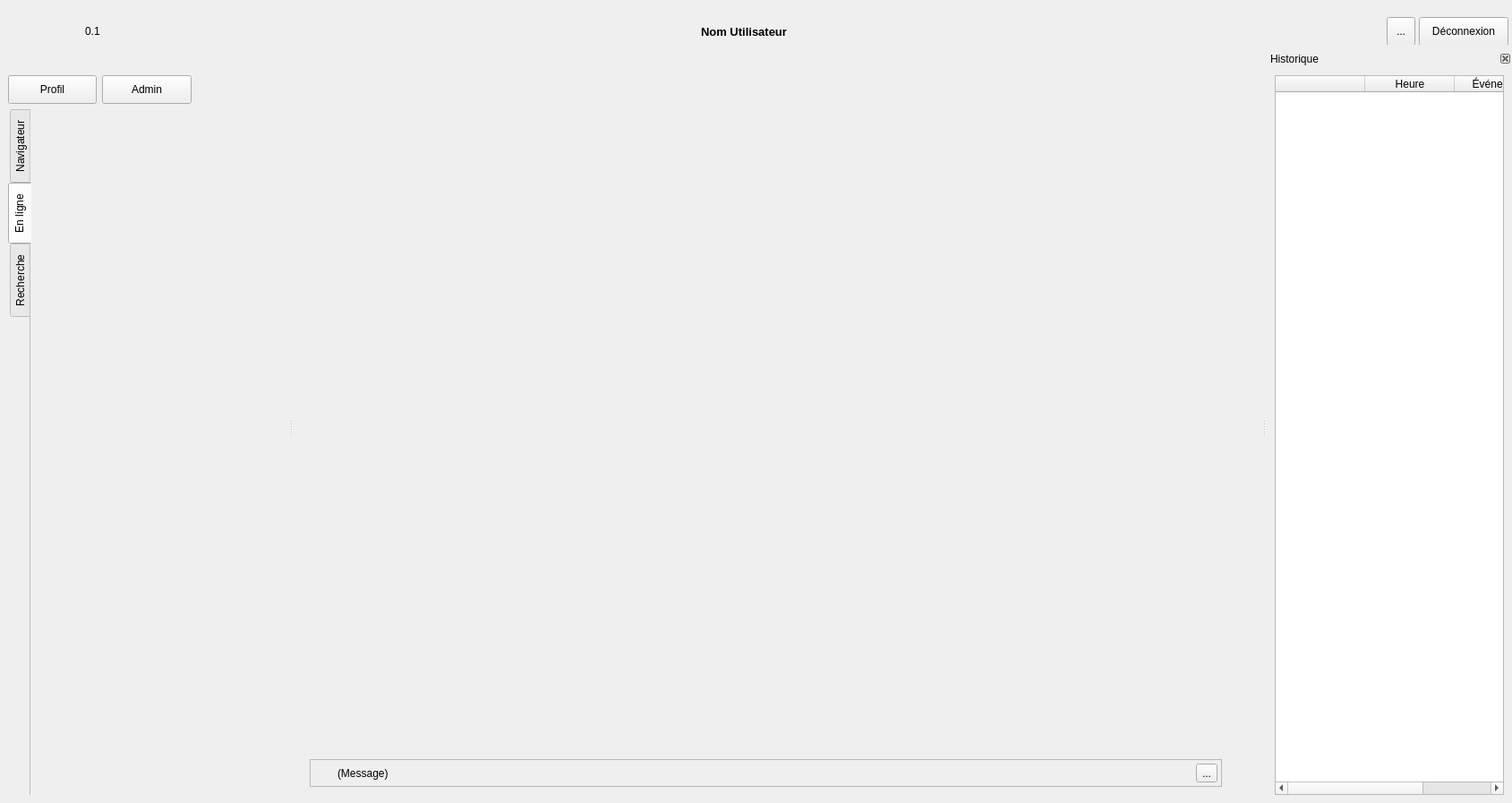
<?xml version="1.0" encoding="UTF-8"?>
<ui version="4.0">
 <class>MainWindow</class>
 <widget class="QMainWindow" name="MainWindow">
  <property name="geometry">
   <rect>
    <x>0</x>
    <y>0</y>
    <width>1107</width>
    <height>897</height>
   </rect>
  </property>
  <property name="windowTitle">
   <string>OpenTeraPlus</string>
  </property>
  <property name="windowIcon">
   <iconset resource="../resources/TeraClient.qrc">
    <normaloff>:/icons/OpenTeraPlus.ico</normaloff>:/icons/OpenTeraPlus.ico</iconset>
  </property>
  <property name="autoFillBackground">
   <bool>true</bool>
  </property>
  <property name="styleSheet">
   <string notr="true">/*QFrame{background-color: rgba(100,100,100,10%); }*/
QLabel#lblLogo, QLabel#lblVersion, QLabel#lblUser{background-color:transparent;}
</string>
  </property>
  <widget class="QWidget" name="centralwidget">
   <layout class="QVBoxLayout" name="verticalLayout_2">
    <item>
     <widget class="QSplitter" name="splitter_4">
      <property name="sizePolicy">
       <sizepolicy hsizetype="MinimumExpanding" vsizetype="Expanding">
        <horstretch>0</horstretch>
        <verstretch>0</verstretch>
       </sizepolicy>
      </property>
      <property name="orientation">
       <enum>Qt::Vertical</enum>
      </property>
      <widget class="QWidget" name="wdgMainTop" native="true">
       <property name="sizePolicy">
        <sizepolicy hsizetype="MinimumExpanding" vsizetype="Preferred">
         <horstretch>0</horstretch>
         <verstretch>0</verstretch>
        </sizepolicy>
       </property>
       <layout class="QVBoxLayout" name="verticalLayout_7">
        <property name="leftMargin">
         <number>0</number>
        </property>
        <property name="topMargin">
         <number>0</number>
        </property>
        <property name="rightMargin">
         <number>0</number>
        </property>
        <property name="bottomMargin">
         <number>0</number>
        </property>
       </layout>
      </widget>
     </widget>
    </item>
    <item>
     <widget class="QFrame" name="frameCentralBottom">
      <property name="sizePolicy">
       <sizepolicy hsizetype="MinimumExpanding" vsizetype="Maximum">
        <horstretch>0</horstretch>
        <verstretch>0</verstretch>
       </sizepolicy>
      </property>
      <property name="minimumSize">
       <size>
        <width>0</width>
        <height>40</height>
       </size>
      </property>
      <layout class="QHBoxLayout" name="horizontalLayout_2">
       <item>
        <widget class="QFrame" name="frameMessages">
         <property name="sizePolicy">
          <sizepolicy hsizetype="MinimumExpanding" vsizetype="Expanding">
           <horstretch>0</horstretch>
           <verstretch>0</verstretch>
          </sizepolicy>
         </property>
         <property name="maximumSize">
          <size>
           <width>16777215</width>
           <height>32</height>
          </size>
         </property>
         <property name="frameShape">
          <enum>QFrame::StyledPanel</enum>
         </property>
         <property name="frameShadow">
          <enum>QFrame::Raised</enum>
         </property>
         <layout class="QHBoxLayout" name="horizontalLayout_4">
          <property name="leftMargin">
           <number>4</number>
          </property>
          <property name="topMargin">
           <number>4</number>
          </property>
          <property name="rightMargin">
           <number>4</number>
          </property>
          <property name="bottomMargin">
           <number>4</number>
          </property>
          <item>
           <widget class="QLabel" name="icoMessage">
            <property name="minimumSize">
             <size>
              <width>20</width>
              <height>20</height>
             </size>
            </property>
            <property name="maximumSize">
             <size>
              <width>20</width>
              <height>20</height>
             </size>
            </property>
            <property name="text">
             <string/>
            </property>
            <property name="pixmap">
             <pixmap resource="../resources/TeraClient.qrc">:/icons/warning.png</pixmap>
            </property>
            <property name="scaledContents">
             <bool>true</bool>
            </property>
           </widget>
          </item>
          <item>
           <widget class="QLabel" name="lblMessage">
            <property name="sizePolicy">
             <sizepolicy hsizetype="MinimumExpanding" vsizetype="Expanding">
              <horstretch>0</horstretch>
              <verstretch>0</verstretch>
             </sizepolicy>
            </property>
            <property name="text">
             <string>(Message)</string>
            </property>
           </widget>
          </item>
          <item>
           <widget class="QToolButton" name="btnCloseMessage">
            <property name="cursor">
             <cursorShape>PointingHandCursor</cursorShape>
            </property>
            <property name="text">
             <string>...</string>
            </property>
            <property name="icon">
             <iconset resource="../resources/TeraClient.qrc">
              <normaloff>:/icons/delete_old.png</normaloff>:/icons/delete_old.png</iconset>
            </property>
           </widget>
          </item>
         </layout>
        </widget>
       </item>
       <item alignment="Qt::AlignRight">
        <widget class="QLabel" name="icoLoading">
         <property name="sizePolicy">
          <sizepolicy hsizetype="Fixed" vsizetype="Fixed">
           <horstretch>0</horstretch>
           <verstretch>0</verstretch>
          </sizepolicy>
         </property>
         <property name="minimumSize">
          <size>
           <width>20</width>
           <height>20</height>
          </size>
         </property>
         <property name="maximumSize">
          <size>
           <width>20</width>
           <height>20</height>
          </size>
         </property>
         <property name="text">
          <string/>
         </property>
         <property name="pixmap">
          <pixmap resource="../resources/TeraClient.qrc">:/status/loading.gif</pixmap>
         </property>
         <property name="scaledContents">
          <bool>true</bool>
         </property>
        </widget>
       </item>
      </layout>
     </widget>
    </item>
   </layout>
  </widget>
  <widget class="QDockWidget" name="dockerTop">
   <property name="sizePolicy">
    <sizepolicy hsizetype="Preferred" vsizetype="Fixed">
     <horstretch>0</horstretch>
     <verstretch>0</verstretch>
    </sizepolicy>
   </property>
   <property name="minimumSize">
    <size>
     <width>1689</width>
     <height>50</height>
    </size>
   </property>
   <property name="maximumSize">
    <size>
     <width>524287</width>
     <height>50</height>
    </size>
   </property>
   <property name="styleSheet">
    <string notr="true"/>
   </property>
   <property name="features">
    <set>QDockWidget::NoDockWidgetFeatures</set>
   </property>
   <property name="allowedAreas">
    <set>Qt::TopDockWidgetArea</set>
   </property>
   <attribute name="dockWidgetArea">
    <number>4</number>
   </attribute>
   <widget class="QWidget" name="docketTopWidget">
    <layout class="QHBoxLayout" name="horizontalLayout_3">
     <property name="spacing">
      <number>4</number>
     </property>
     <property name="leftMargin">
      <number>4</number>
     </property>
     <property name="topMargin">
      <number>0</number>
     </property>
     <property name="rightMargin">
      <number>4</number>
     </property>
     <property name="bottomMargin">
      <number>4</number>
     </property>
     <item>
      <widget class="ClickableLabel" name="lblLogo">
       <property name="sizePolicy">
        <sizepolicy hsizetype="Fixed" vsizetype="Fixed">
         <horstretch>0</horstretch>
         <verstretch>0</verstretch>
        </sizepolicy>
       </property>
       <property name="minimumSize">
        <size>
         <width>87</width>
         <height>50</height>
        </size>
       </property>
       <property name="maximumSize">
        <size>
         <width>87</width>
         <height>50</height>
        </size>
       </property>
       <property name="text">
        <string/>
       </property>
       <property name="pixmap">
        <pixmap resource="../resources/TeraClient.qrc">:/logos/LogoOpenTeraPlus.png</pixmap>
       </property>
       <property name="scaledContents">
        <bool>true</bool>
       </property>
      </widget>
     </item>
     <item>
      <widget class="QLabel" name="lblVersion">
       <property name="minimumSize">
        <size>
         <width>0</width>
         <height>32</height>
        </size>
       </property>
       <property name="text">
        <string>0.1</string>
       </property>
       <property name="alignment">
        <set>Qt::AlignLeading|Qt::AlignLeft|Qt::AlignVCenter</set>
       </property>
      </widget>
     </item>
     <item>
      <spacer name="horizontalSpacer">
       <property name="orientation">
        <enum>Qt::Horizontal</enum>
       </property>
       <property name="sizeHint" stdset="0">
        <size>
         <width>40</width>
         <height>20</height>
        </size>
       </property>
      </spacer>
     </item>
     <item>
      <widget class="QLabel" name="lblUser">
       <property name="sizePolicy">
        <sizepolicy hsizetype="Preferred" vsizetype="Maximum">
         <horstretch>0</horstretch>
         <verstretch>0</verstretch>
        </sizepolicy>
       </property>
       <property name="minimumSize">
        <size>
         <width>0</width>
         <height>32</height>
        </size>
       </property>
       <property name="font">
        <font>
         <pointsize>10</pointsize>
         <weight>75</weight>
         <bold>true</bold>
        </font>
       </property>
       <property name="text">
        <string>Nom Utilisateur</string>
       </property>
       <property name="alignment">
        <set>Qt::AlignLeading|Qt::AlignLeft|Qt::AlignVCenter</set>
       </property>
      </widget>
     </item>
     <item>
      <spacer name="horizontalSpacer_2">
       <property name="orientation">
        <enum>Qt::Horizontal</enum>
       </property>
       <property name="sizeHint" stdset="0">
        <size>
         <width>40</width>
         <height>20</height>
        </size>
       </property>
      </spacer>
     </item>
     <item>
      <widget class="QToolButton" name="btnLog">
       <property name="minimumSize">
        <size>
         <width>32</width>
         <height>32</height>
        </size>
       </property>
       <property name="cursor">
        <cursorShape>PointingHandCursor</cursorShape>
       </property>
       <property name="toolTip">
        <string>Historique</string>
       </property>
       <property name="text">
        <string>...</string>
       </property>
       <property name="icon">
        <iconset resource="../resources/TeraClient.qrc">
         <normaloff>:/icons/history.png</normaloff>:/icons/history.png</iconset>
       </property>
       <property name="iconSize">
        <size>
         <width>24</width>
         <height>24</height>
        </size>
       </property>
       <property name="checkable">
        <bool>true</bool>
       </property>
      </widget>
     </item>
     <item alignment="Qt::AlignRight">
      <widget class="QPushButton" name="btnLogout">
       <property name="minimumSize">
        <size>
         <width>100</width>
         <height>32</height>
        </size>
       </property>
       <property name="cursor">
        <cursorShape>PointingHandCursor</cursorShape>
       </property>
       <property name="text">
        <string>Déconnexion</string>
       </property>
       <property name="icon">
        <iconset resource="../resources/TeraClient.qrc">
         <normaloff>:/icons/unlock.png</normaloff>:/icons/unlock.png</iconset>
       </property>
      </widget>
     </item>
    </layout>
   </widget>
  </widget>
  <widget class="QDockWidget" name="dockerLeft">
   <property name="features">
    <set>QDockWidget::NoDockWidgetFeatures</set>
   </property>
   <property name="allowedAreas">
    <set>Qt::LeftDockWidgetArea</set>
   </property>
   <attribute name="dockWidgetArea">
    <number>1</number>
   </attribute>
   <widget class="QWidget" name="dockWidgetContents">
    <layout class="QVBoxLayout" name="verticalLayout_3">
     <item>
      <layout class="QHBoxLayout" name="horizontalLayout_6">
       <item>
        <widget class="QPushButton" name="btnEditUser">
         <property name="sizePolicy">
          <sizepolicy hsizetype="Expanding" vsizetype="Fixed">
           <horstretch>0</horstretch>
           <verstretch>0</verstretch>
          </sizepolicy>
         </property>
         <property name="minimumSize">
          <size>
           <width>0</width>
           <height>32</height>
          </size>
         </property>
         <property name="maximumSize">
          <size>
           <width>100</width>
           <height>16777215</height>
          </size>
         </property>
         <property name="cursor">
          <cursorShape>PointingHandCursor</cursorShape>
         </property>
         <property name="text">
          <string>Profil</string>
         </property>
         <property name="icon">
          <iconset resource="../resources/TeraClient.qrc">
           <normaloff>:/icons/user_info.png</normaloff>:/icons/user_info.png</iconset>
         </property>
         <property name="iconSize">
          <size>
           <width>20</width>
           <height>20</height>
          </size>
         </property>
        </widget>
       </item>
       <item>
        <widget class="QPushButton" name="btnConfig">
         <property name="sizePolicy">
          <sizepolicy hsizetype="Expanding" vsizetype="Fixed">
           <horstretch>0</horstretch>
           <verstretch>0</verstretch>
          </sizepolicy>
         </property>
         <property name="minimumSize">
          <size>
           <width>0</width>
           <height>32</height>
          </size>
         </property>
         <property name="maximumSize">
          <size>
           <width>100</width>
           <height>16777215</height>
          </size>
         </property>
         <property name="cursor">
          <cursorShape>PointingHandCursor</cursorShape>
         </property>
         <property name="text">
          <string>Admin</string>
         </property>
         <property name="icon">
          <iconset resource="../resources/TeraClient.qrc">
           <normaloff>:/icons/config.png</normaloff>:/icons/config.png</iconset>
         </property>
         <property name="iconSize">
          <size>
           <width>20</width>
           <height>20</height>
          </size>
         </property>
        </widget>
       </item>
       <item>
        <spacer name="horizontalSpacer_3">
         <property name="orientation">
          <enum>Qt::Horizontal</enum>
         </property>
         <property name="sizeHint" stdset="0">
          <size>
           <width>40</width>
           <height>20</height>
          </size>
         </property>
        </spacer>
       </item>
      </layout>
     </item>
     <item>
      <widget class="QSplitter" name="splitterLeft">
       <property name="sizePolicy">
        <sizepolicy hsizetype="Preferred" vsizetype="Preferred">
         <horstretch>0</horstretch>
         <verstretch>0</verstretch>
        </sizepolicy>
       </property>
       <property name="orientation">
        <enum>Qt::Vertical</enum>
       </property>
       <widget class="QTabWidget" name="tabMainMenu">
        <property name="sizePolicy">
         <sizepolicy hsizetype="Expanding" vsizetype="MinimumExpanding">
          <horstretch>0</horstretch>
          <verstretch>0</verstretch>
         </sizepolicy>
        </property>
        <property name="tabPosition">
         <enum>QTabWidget::West</enum>
        </property>
        <property name="currentIndex">
         <number>1</number>
        </property>
        <property name="iconSize">
         <size>
          <width>16</width>
          <height>16</height>
         </size>
        </property>
        <property name="usesScrollButtons">
         <bool>false</bool>
        </property>
        <property name="documentMode">
         <bool>true</bool>
        </property>
        <widget class="QWidget" name="tabProjectNavigator">
         <attribute name="icon">
          <iconset resource="../resources/TeraClient.qrc">
           <normaloff>:/icons/project.png</normaloff>:/icons/project.png</iconset>
         </attribute>
         <attribute name="title">
          <string>Navigateur</string>
         </attribute>
         <layout class="QVBoxLayout" name="verticalLayout_5">
          <property name="leftMargin">
           <number>4</number>
          </property>
          <property name="topMargin">
           <number>4</number>
          </property>
          <property name="rightMargin">
           <number>4</number>
          </property>
          <property name="bottomMargin">
           <number>4</number>
          </property>
          <item>
           <widget class="ProjectNavigator" name="projNavigator" native="true">
            <property name="sizePolicy">
             <sizepolicy hsizetype="Expanding" vsizetype="Preferred">
              <horstretch>0</horstretch>
              <verstretch>0</verstretch>
             </sizepolicy>
            </property>
           </widget>
          </item>
         </layout>
        </widget>
        <widget class="QWidget" name="tabOnline">
         <property name="sizePolicy">
          <sizepolicy hsizetype="Preferred" vsizetype="MinimumExpanding">
           <horstretch>0</horstretch>
           <verstretch>0</verstretch>
          </sizepolicy>
         </property>
         <attribute name="icon">
          <iconset resource="../resources/TeraClient.qrc">
           <normaloff>:/status/status_ok.png</normaloff>:/status/status_ok.png</iconset>
         </attribute>
         <attribute name="title">
          <string>En ligne</string>
         </attribute>
         <layout class="QVBoxLayout" name="verticalLayout_4">
          <property name="sizeConstraint">
           <enum>QLayout::SetMinAndMaxSize</enum>
          </property>
          <property name="leftMargin">
           <number>4</number>
          </property>
          <property name="topMargin">
           <number>4</number>
          </property>
          <property name="rightMargin">
           <number>4</number>
          </property>
          <property name="bottomMargin">
           <number>4</number>
          </property>
          <item>
           <widget class="OnlineManagerWidget" name="onlineManager" native="true"/>
          </item>
         </layout>
        </widget>
        <widget class="QWidget" name="tabSearch">
         <attribute name="icon">
          <iconset resource="../resources/TeraClient.qrc">
           <normaloff>:/icons/search.png</normaloff>:/icons/search.png</iconset>
         </attribute>
         <attribute name="title">
          <string>Recherche</string>
         </attribute>
         <layout class="QVBoxLayout" name="verticalLayout">
          <item>
           <layout class="QHBoxLayout" name="horizontalLayout_7">
            <item>
             <widget class="QLabel" name="lblFind">
              <property name="maximumSize">
               <size>
                <width>20</width>
                <height>20</height>
               </size>
              </property>
              <property name="text">
               <string/>
              </property>
              <property name="pixmap">
               <pixmap resource="../resources/TeraClient.qrc">:/icons/search.png</pixmap>
              </property>
              <property name="scaledContents">
               <bool>true</bool>
              </property>
             </widget>
            </item>
            <item>
             <widget class="QLineEdit" name="txtPartSearch">
              <property name="enabled">
               <bool>true</bool>
              </property>
              <property name="sizePolicy">
               <sizepolicy hsizetype="Preferred" vsizetype="Fixed">
                <horstretch>0</horstretch>
                <verstretch>0</verstretch>
               </sizepolicy>
              </property>
              <property name="minimumSize">
               <size>
                <width>0</width>
                <height>24</height>
               </size>
              </property>
              <property name="text">
               <string/>
              </property>
              <property name="maxLength">
               <number>255</number>
              </property>
              <property name="placeholderText">
               <string>Nom participant...</string>
              </property>
              <property name="clearButtonEnabled">
               <bool>true</bool>
              </property>
             </widget>
            </item>
           </layout>
          </item>
          <item>
           <widget class="QLabel" name="lblNotImplemented">
            <property name="text">
             <string>Cette fonctionnalité n'est pas encore disponible!</string>
            </property>
            <property name="alignment">
             <set>Qt::AlignCenter</set>
            </property>
           </widget>
          </item>
          <item>
           <widget class="QListWidget" name="lstSearchResults">
            <property name="sizePolicy">
             <sizepolicy hsizetype="Maximum" vsizetype="Expanding">
              <horstretch>0</horstretch>
              <verstretch>0</verstretch>
             </sizepolicy>
            </property>
            <property name="editTriggers">
             <set>QAbstractItemView::NoEditTriggers</set>
            </property>
            <property name="showDropIndicator" stdset="0">
             <bool>false</bool>
            </property>
            <property name="selectionBehavior">
             <enum>QAbstractItemView::SelectItems</enum>
            </property>
           </widget>
          </item>
         </layout>
        </widget>
       </widget>
      </widget>
     </item>
    </layout>
   </widget>
  </widget>
  <widget class="QDockWidget" name="dockerRight">
   <property name="minimumSize">
    <size>
     <width>160</width>
     <height>229</height>
    </size>
   </property>
   <property name="features">
    <set>QDockWidget::DockWidgetClosable|QDockWidget::DockWidgetMovable</set>
   </property>
   <property name="allowedAreas">
    <set>Qt::BottomDockWidgetArea|Qt::RightDockWidgetArea</set>
   </property>
   <property name="windowTitle">
    <string>Historique</string>
   </property>
   <attribute name="dockWidgetArea">
    <number>2</number>
   </attribute>
   <widget class="QWidget" name="dockWidgetContents_3">
    <layout class="QVBoxLayout" name="verticalLayout_10">
     <item>
      <widget class="QTableWidget" name="tableHistory">
       <property name="sizePolicy">
        <sizepolicy hsizetype="Expanding" vsizetype="MinimumExpanding">
         <horstretch>0</horstretch>
         <verstretch>0</verstretch>
        </sizepolicy>
       </property>
       <property name="styleSheet">
        <string notr="true"/>
       </property>
       <property name="editTriggers">
        <set>QAbstractItemView::NoEditTriggers</set>
       </property>
       <property name="showDropIndicator" stdset="0">
        <bool>false</bool>
       </property>
       <property name="dragDropOverwriteMode">
        <bool>false</bool>
       </property>
       <property name="selectionBehavior">
        <enum>QAbstractItemView::SelectRows</enum>
       </property>
       <property name="columnCount">
        <number>3</number>
       </property>
       <attribute name="horizontalHeaderMinimumSectionSize">
        <number>25</number>
       </attribute>
       <attribute name="horizontalHeaderShowSortIndicator" stdset="0">
        <bool>true</bool>
       </attribute>
       <attribute name="horizontalHeaderStretchLastSection">
        <bool>true</bool>
       </attribute>
       <attribute name="verticalHeaderStretchLastSection">
        <bool>false</bool>
       </attribute>
       <column>
        <property name="text">
         <string/>
        </property>
       </column>
       <column>
        <property name="text">
         <string>Heure</string>
        </property>
       </column>
       <column>
        <property name="text">
         <string>Événement</string>
        </property>
       </column>
      </widget>
     </item>
    </layout>
   </widget>
  </widget>
  <widget class="QMenuBar" name="menuBar">
   <property name="geometry">
    <rect>
     <x>0</x>
     <y>0</y>
     <width>1107</width>
     <height>21</height>
    </rect>
   </property>
  </widget>
 </widget>
 <customwidgets>
  <customwidget>
   <class>ClickableLabel</class>
   <extends>QLabel</extends>
   <header>ClickableLabel.h</header>
   <slots>
    <signal>clicked()</signal>
   </slots>
  </customwidget>
  <customwidget>
   <class>ProjectNavigator</class>
   <extends>QWidget</extends>
   <header>ProjectNavigator.h</header>
   <container>1</container>
  </customwidget>
  <customwidget>
   <class>OnlineManagerWidget</class>
   <extends>QWidget</extends>
   <header>OnlineManagerWidget.h</header>
   <container>1</container>
  </customwidget>
 </customwidgets>
 <resources>
  <include location="../resources/TeraClient.qrc"/>
 </resources>
 <connections/>
</ui>
